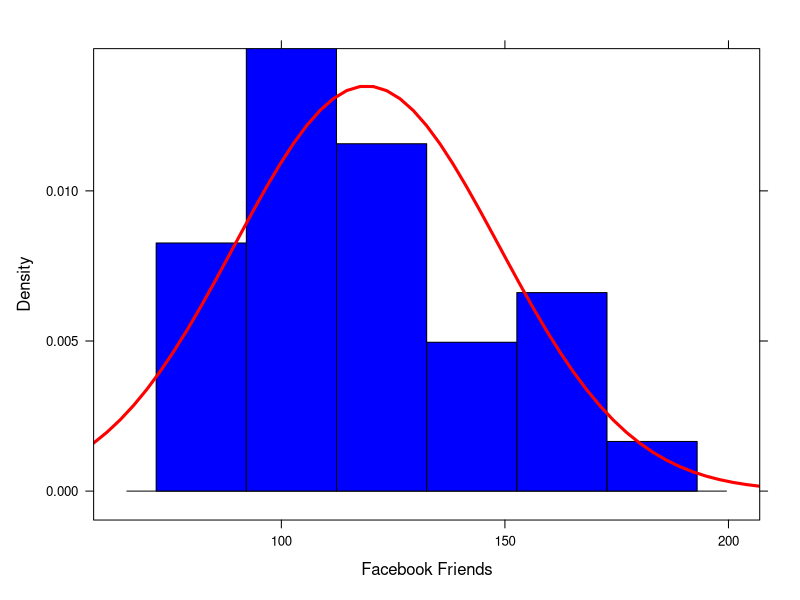
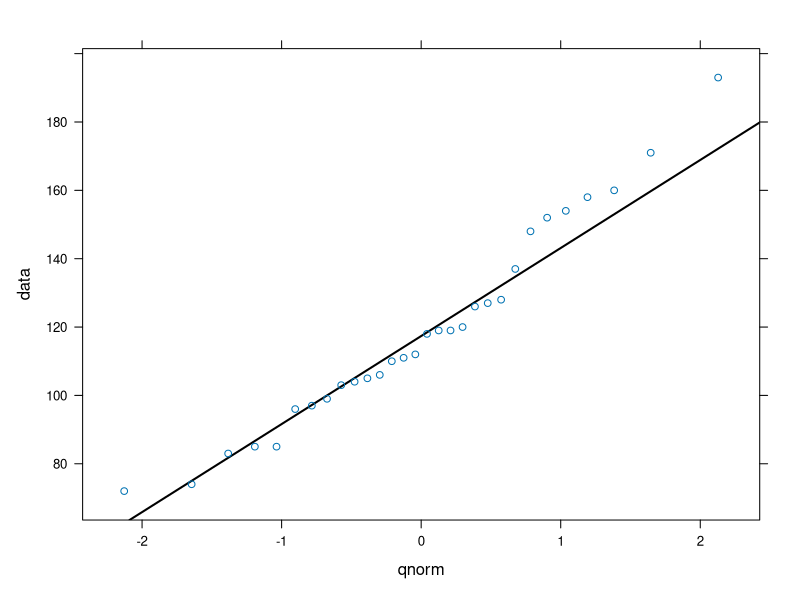
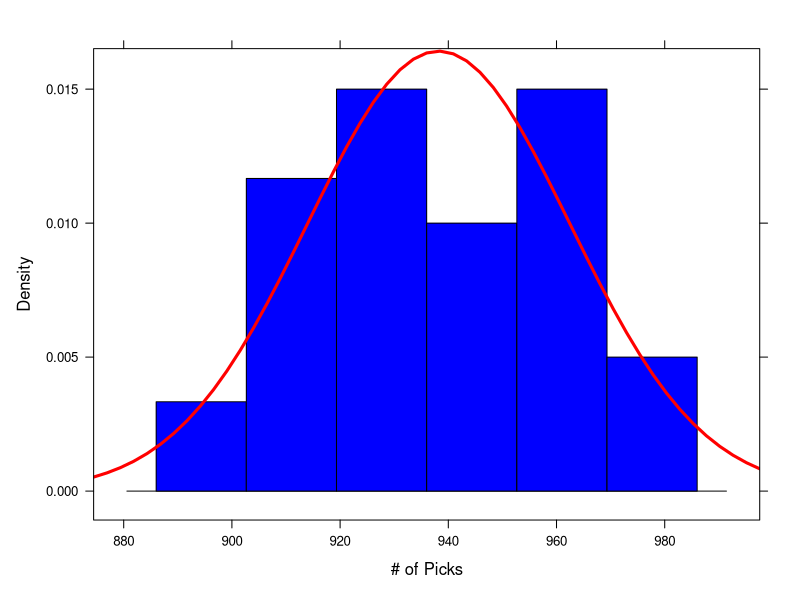
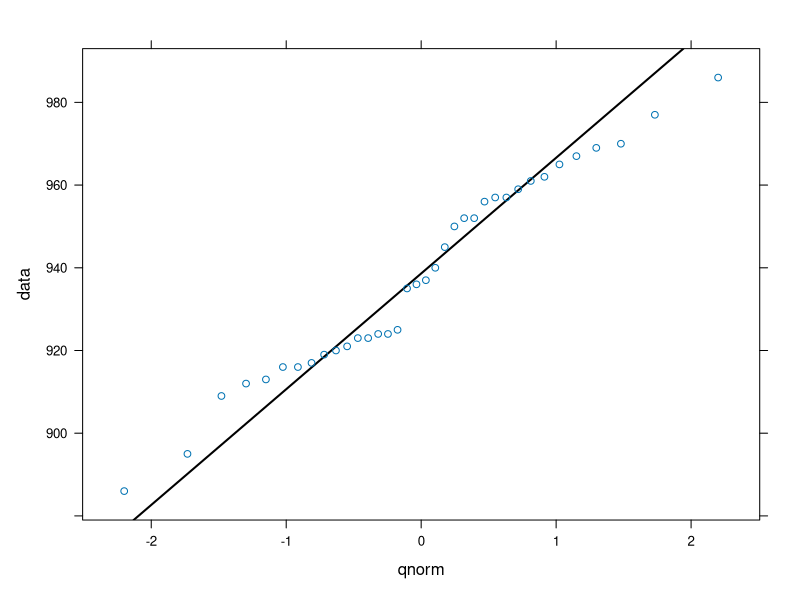
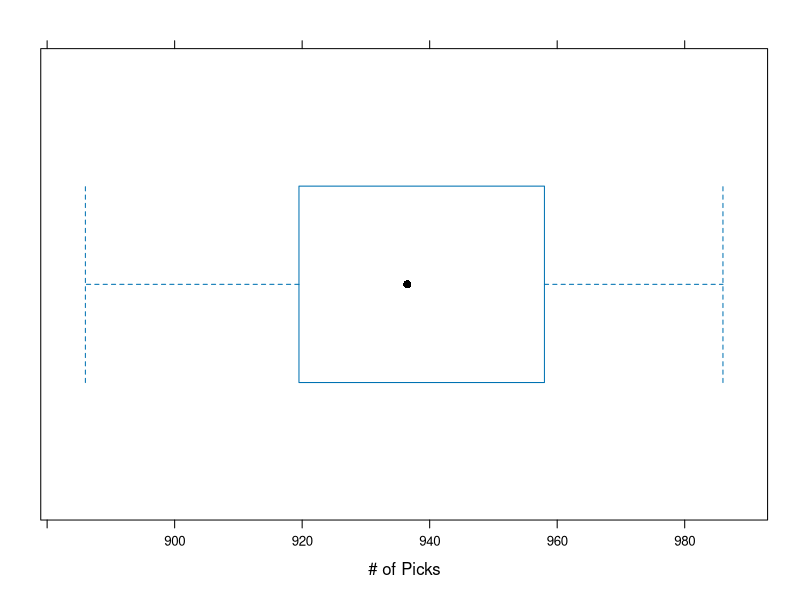

Write R code to recreate these figures, in order.
## ---- setup
library(lattice)
library(xtable)
my_qqwithline <- function(data, title=NULL){
  qqmath(data,
         panel = function(x) {
           panel.qqmathline(x, distribution = qnorm, lwd=2)
           panel.qqmath(x)
         },
         main=title)
}
my_histogram <- function(x, avg, std, ...){
  histogram(x,
            panel = function(x){
              panel.histogram(x, breaks=NULL, ...)
              panel.mathdensity(dmath = dnorm, col = "red", args = list(mean=avg,sd=std), lwd=3)
            },
            type="density",...)
}
fb_data <- read.table("facebookfriends.txt", header=TRUE)
pick_data <- read.table("pickcount.txt", header=TRUE)
## ---- A_1
my_histogram(fb_data$Friends, mean(fb_data$Friends), sd(fb_data$Friends), col="Blue", xlab="Facebook Friends")
my_qqwithline(fb_data$Friends)
## ---- A_3
a <- qt(.975, length(fb_data$Friends)-1)
x_bar <- mean(fb_data$Friends)
std <- sd(fb_data$Friends)
stderr <- std / sqrt(length(fb_data$Friends))
marg_error <- a * stderr
conf_int <- c(x_bar-marg_error, x_bar+marg_error)
## ---- A_4
t.test(fb_data$Friends,conf.level=0.95, mu=130)
## ---- B_1
my_histogram(pick_data$PickCount, mean(pick_data$PickCount), sd(pick_data$PickCount), col="Blue", xlab="# of Picks")
my_qqwithline(pick_data$PickCount)
bwplot(pick_data$PickCount, xlab="# of Picks")
## ---- B_4
x_bar <- mean(pick_data$PickCount)
std <- sd(pick_data$PickCount)
stderr <- std / sqrt(length(pick_data$PickCount))
## ---- B_5
a <- qt(.975, length(pick_data$PickCount)-1)
marg_error <- a * stderr
lower_conf <- x_bar-marg_error
## ---- B_6 
b <- t.test(pick_data$PickCount, conf.level=0.95, mu = 925, alternative = "greater")
## ---- B_7
b <- t.test(pick_data$PickCount, conf.level=0.95, mu = 935, alternative = "greater")
